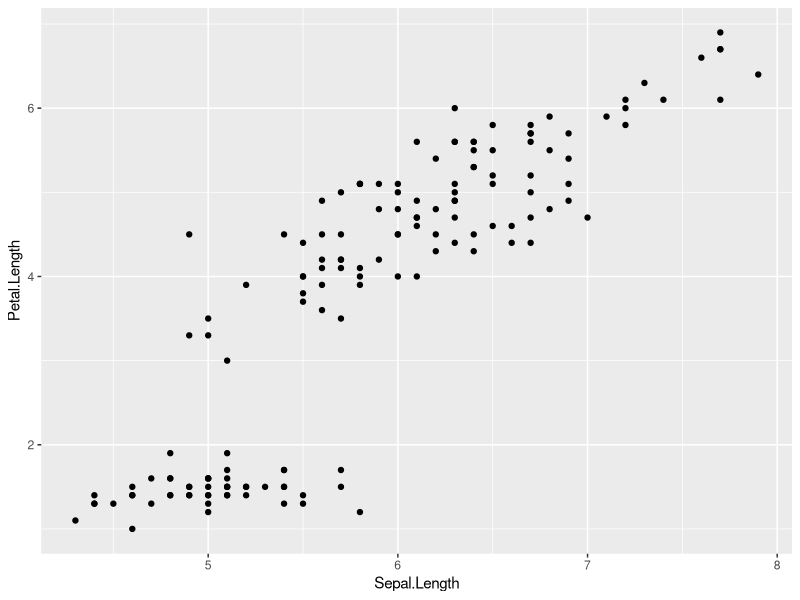
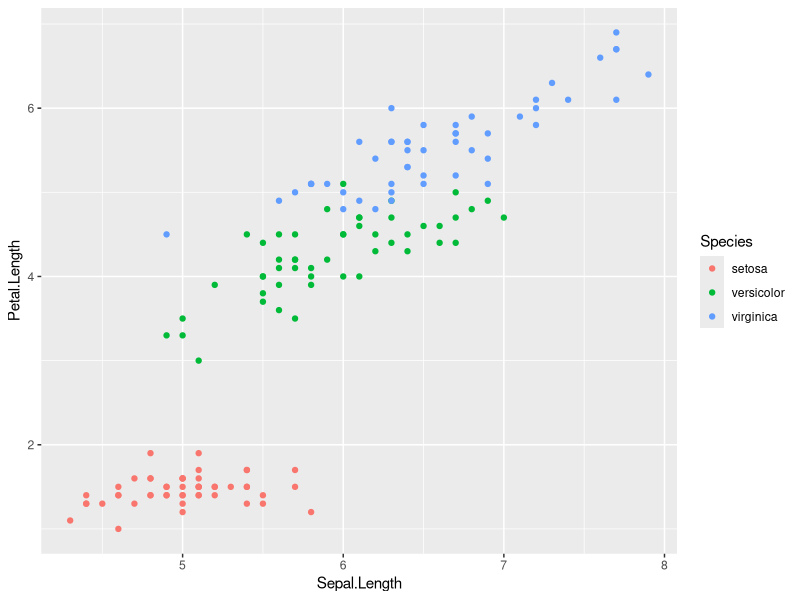
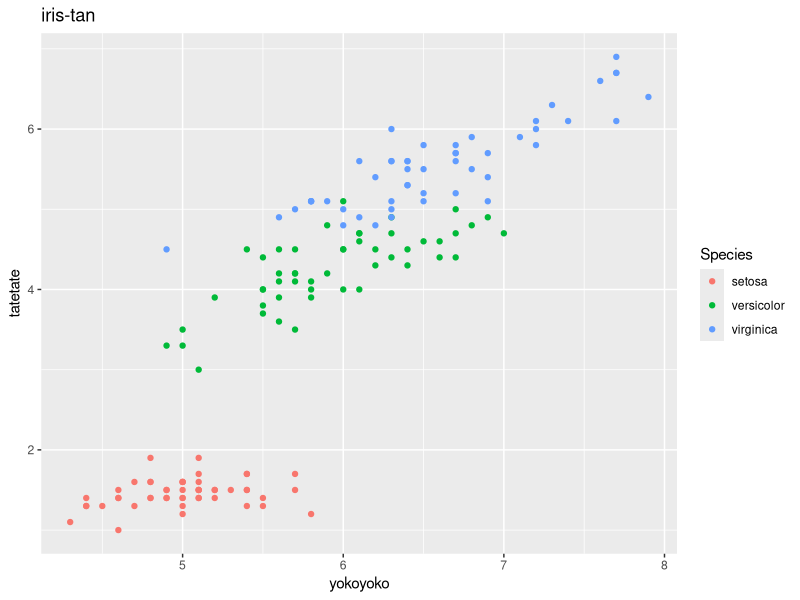
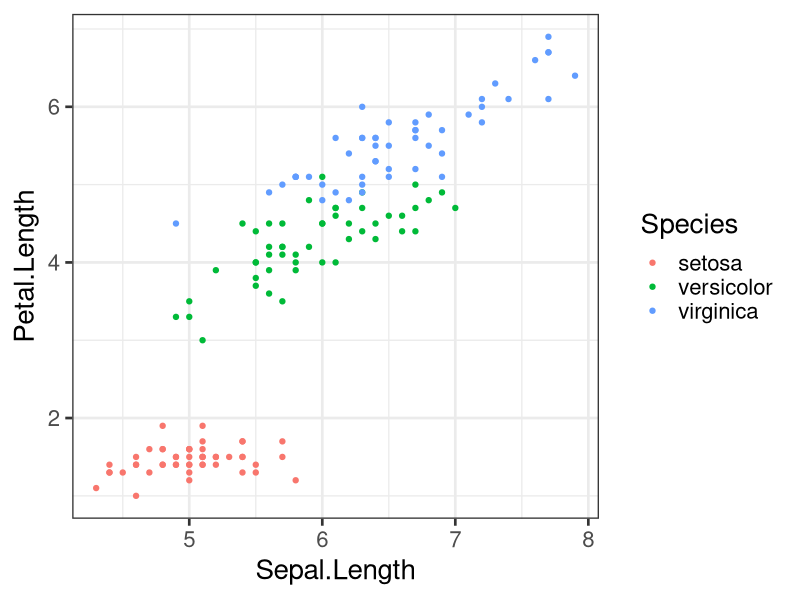
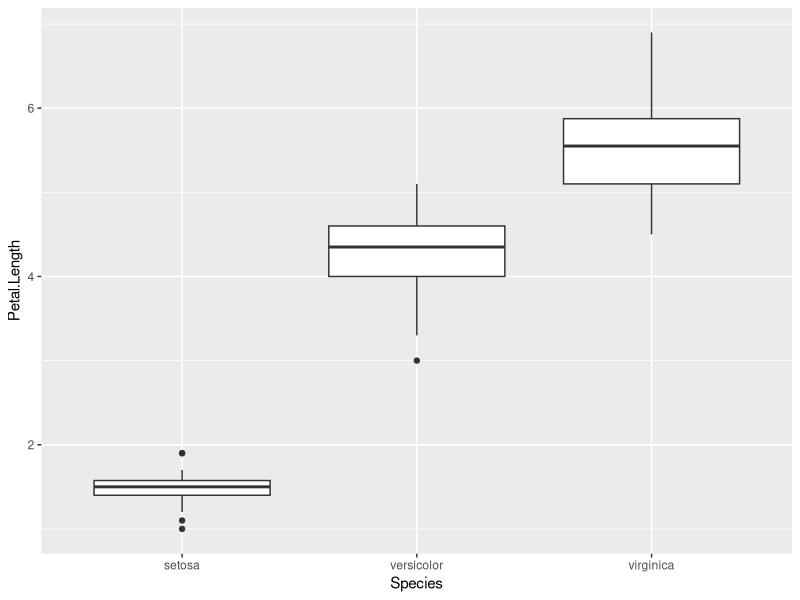
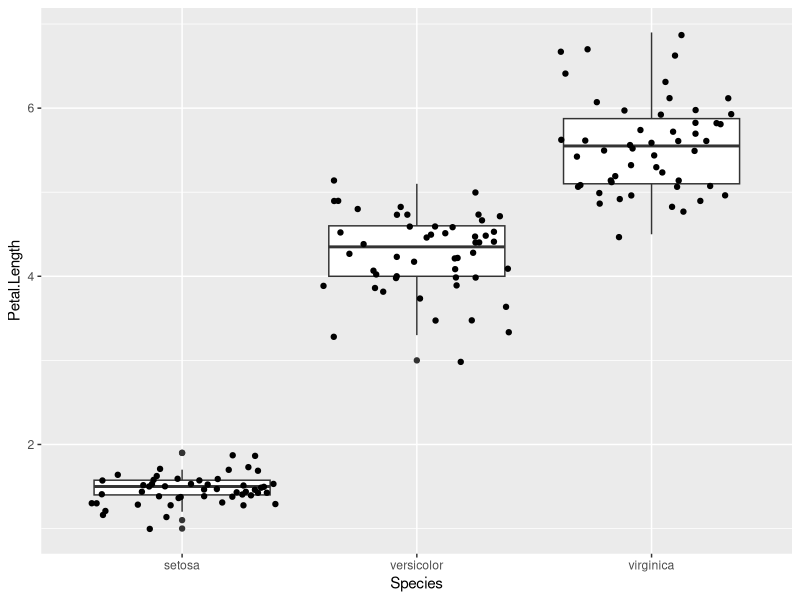
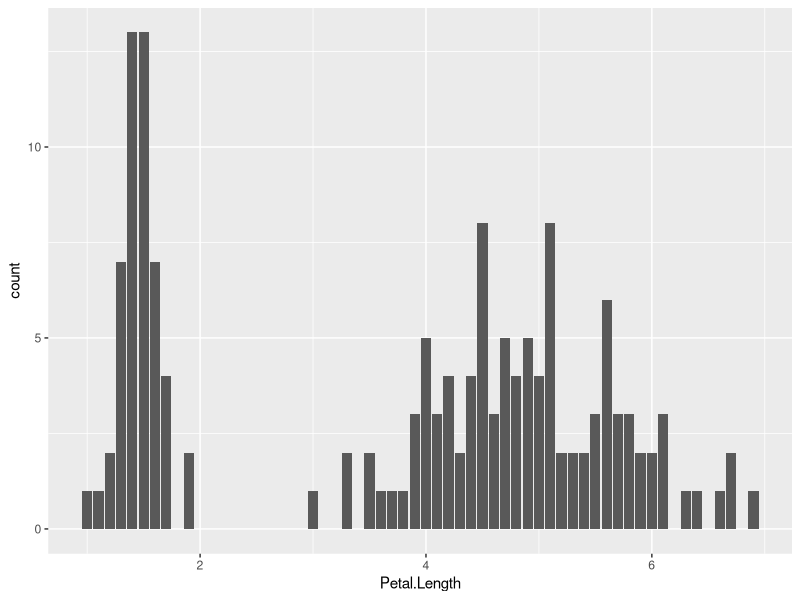
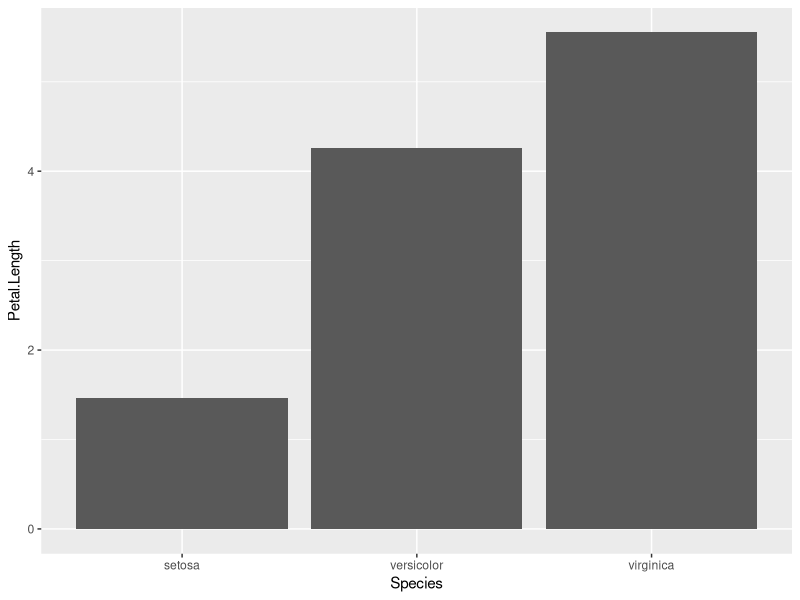

Recreate these plots in R, in order.
## ---- chunk 1
library(ggplot2)
ggplot(iris,aes(y=Petal.Length,x=Sepal.Length)) +
  geom_point()
## ---- chunk 2
ggplot(iris,aes(y=Petal.Length,x=Sepal.Length, col=Species)) +
  geom_point()
## ---- chunk 3
ggplot(iris,aes(y=Petal.Length,x=Sepal.Length, col=Species)) +
  geom_point() + 
  labs(title="iris-tan", x="yokoyoko", y="tatetate")
## ---- chunk 4
ggplot(iris,aes(y=Petal.Length,x=Sepal.Length, col=Species)) +
  geom_point() + 
  theme_bw(base_size = 20)
## ---- chunk 5
ggplot(iris, aes(y=Petal.Length,x=Species)) +
  geom_boxplot()
## ---- chunk 6
ggplot(iris, aes(y=Petal.Length,x=Species)) +
  geom_boxplot() + geom_jitter()
## ---- chunk 7
ggplot(iris, aes(Petal.Length)) +
  geom_bar()
## ---- chunk 8
ggplot(iris, aes(y=Petal.Length, x=Species)) +
  stat_summary(fun.y=mean,geom="bar")
